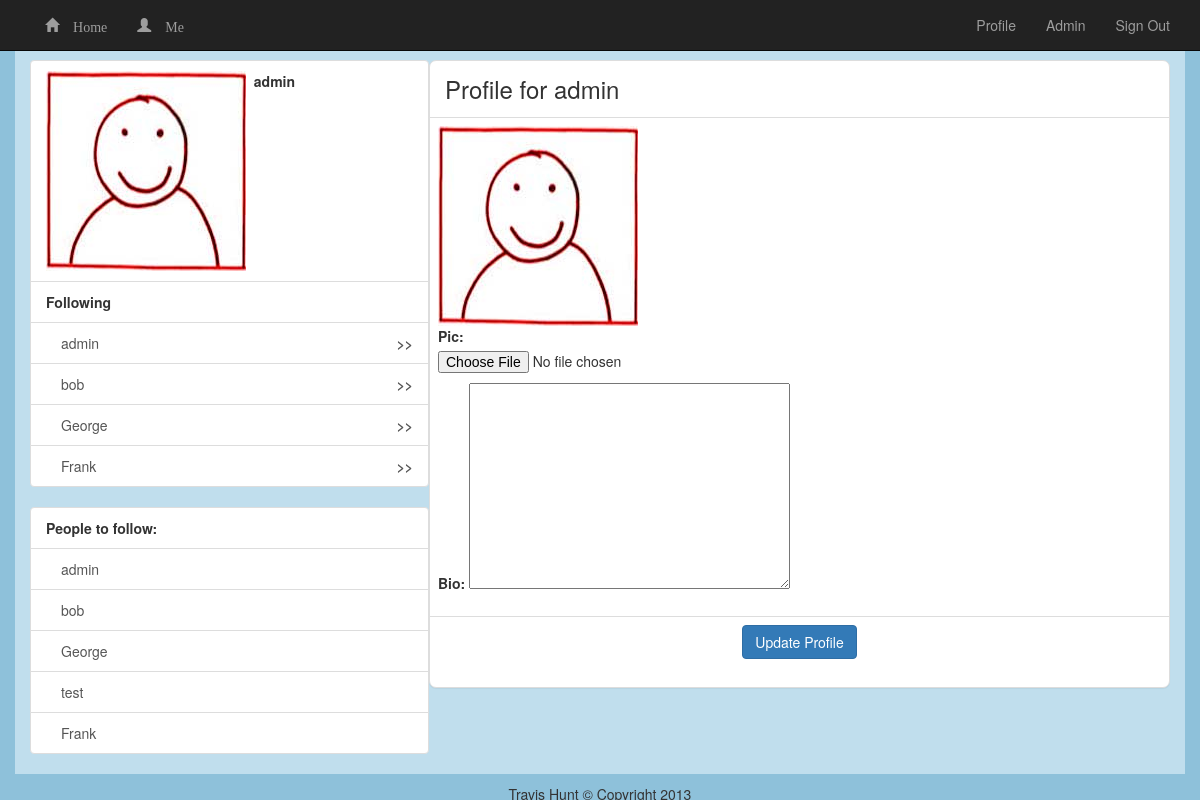
/profile/ (signed in), run on the app's committed database.
### microblog/models.py (models this page shows)
class Profile(models.Model):
	user = models.ForeignKey(User)
	bio = models.TextField()
	pic = ImageField(upload_to='profile_pictures/')
	following = models.ManyToManyField('Profile', blank=True, null=True)
	def __unicode__(self):
		return self.user.username

### microblog/views.py (the view)
# urls.py: url(r'^profile/$', views.profile, name="profile"),
@login_required
def profile(request):
	myProfile = get_object_or_404(Profile, user=request.user)
	following = myProfile.following
	profileForm = ProfileForm()
	context = {
		'myProfile': myProfile,
		'following': following,
		'profileForm': profileForm,
	}
	return render(request, 'microblog/profile.html', context)

### microblog/models.py
class ProfileForm(ModelForm):
	class Meta:
		model = Profile
		fields = ['pic', 'bio']

### microblog/templatetags/follow.py (called while the page is built)
@register.inclusion_tag('microblog/follow.html', takes_context = True)
def listProfiles(context):
	profileList = Profile.objects.all()
	profiles = []
	for profile in profileList:
		profiles.append(profile)
	return {'profiles': profiles}

### microblog/templates/microblog/profile.html (shortened to what this page needs)
{% extends 'base.html' %}
{% load thumbnail %}
{% load staticfiles %}
{% load follow %}
{% block content %}
	<table cellpadding="5" width="100%">
		<tr>
			<td valign="top" width="35%">
				<div class="list-group">
					<div class="list-group-item">
						<div class="clearfix">
							<div class="pull-left">
							{% thumbnail myProfile.pic "50x50" crop="bottom" as image %}
								<img src="{{ image.url }}" width="{{ image.width }}" height="{{ image.height }}">
							{% empty %}
								<img src="/media/profile_pictures/generic-profile-pic.jpg" width="50" height="50" />
							{% endthumbnail %}
							</div>
							<div class="pull-left">
								<strong> &nbsp; {{ myProfile.user }}</strong>
							</div>
						</div>
					</div>
					<div class="list-group-item">
						{% if following.count > 0 %}
							<strong>Following</strong>
						{% else %}
							<strong>Follow Someone!</strong>
						{% endif %}
					</div>
					{% for user in following.all %}
						<a style="padding-left: 30px" class="list-group-item" href="{% url 'microblog:detail' user.id %}">{{ user }}<span class="pull-right"><strong>>></strong></span></a>
					{% endfor %}
				</div>
				{% listProfiles %}
			</td>
			<td valign="top">
				<div class="panel panel-default">
					<div class="panel-body">
						<h3>Profile for {{ myProfile.user }}</h3>
					</div>
			       <form enctype="multipart/form-data" action="{% url 'microblog:updateProfile' %}" method="POST" id="updateForm" name="updateForm">
					<table class="table">
						<tr>
							<td>
								{% thumbnail myProfile.pic "50x50" crop="bottom" as image %}
									<img src="{{ image.url }}" width="{{ image.width }}" height="{{ image.height }}">
								{% empty %}
									<img src="/media/profile_pictures/generic-profile-pic.jpg" width="50" height="50" />
								{% endthumbnail %}
								{{ profileForm.as_p }}
							</td>
						</tr>
						<tr>
							<td class="text-center">
								<button type="submit" class="btn btn-primary">Update Profile</button>
							</td>
						</tr>
					</table>
					</form>
				</div>
			</td>
		</tr>
	</table>
{% endblock %}

### microblog/templates/microblog/follow.html
<div class="list-group">
	<div class="list-group-item">
		<strong>People to follow:</strong>
	</div>
{% for profile in profiles %}
<a style="padding-left: 30px" class="list-group-item" href="{% url 'microblog:follow' profile.id %}">{{ profile }}</a>
{% endfor %}
</div>

### TwitterClone/templates/base.html (style rules this page uses)
body { padding: 50px 0 0 0; margin: 0; background-color: #8ec1da; }
.panel { -webkit-border-radius: 7px; -moz-border-radius: 7px; border-radius: 7px; }
.panel-body h3 { margin: 0; padding: 0; }

### data on the page
Profile: user "admin", user.username "admin"
Profile: user.username "bob"
Profile: user.username "George"
Profile: user.username "Frank"
Profile: user.username "test"
